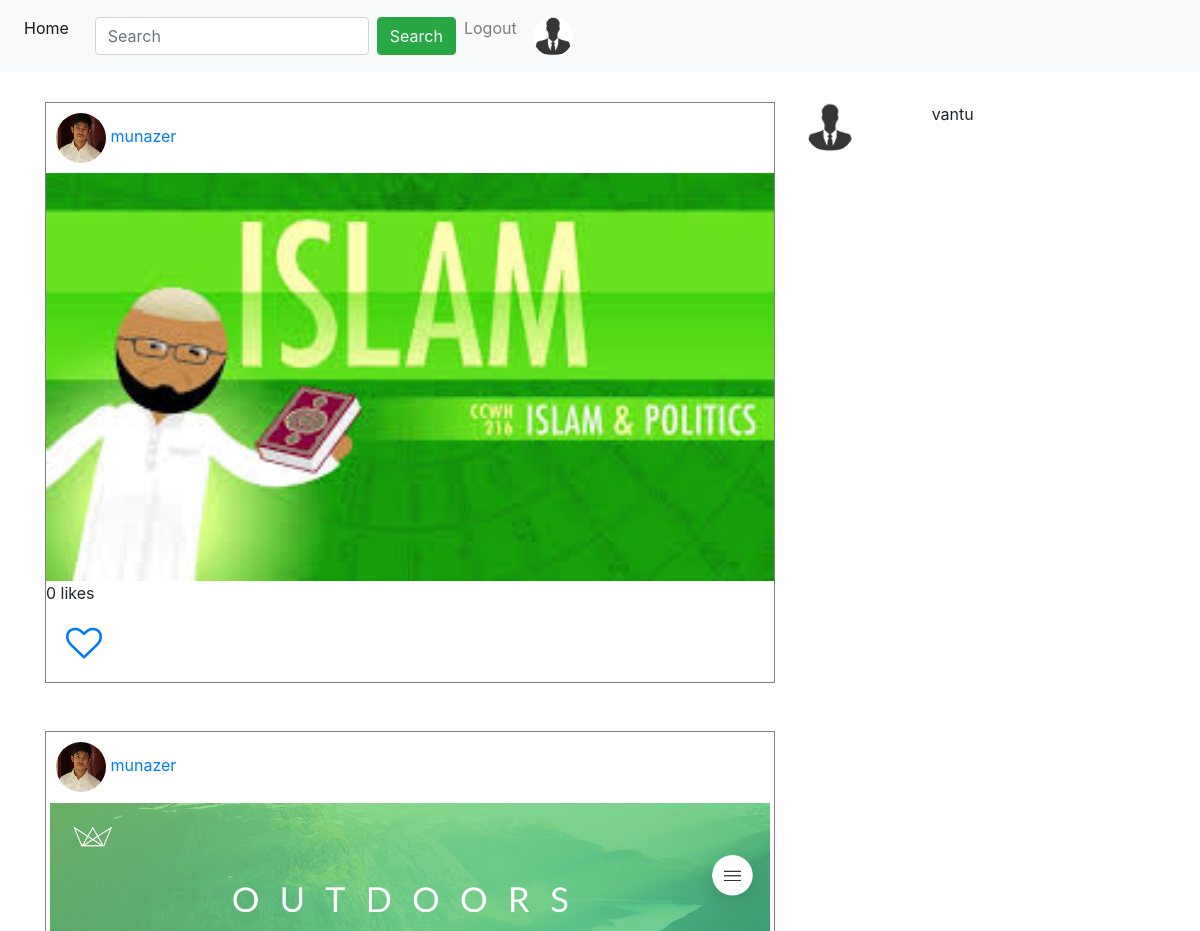
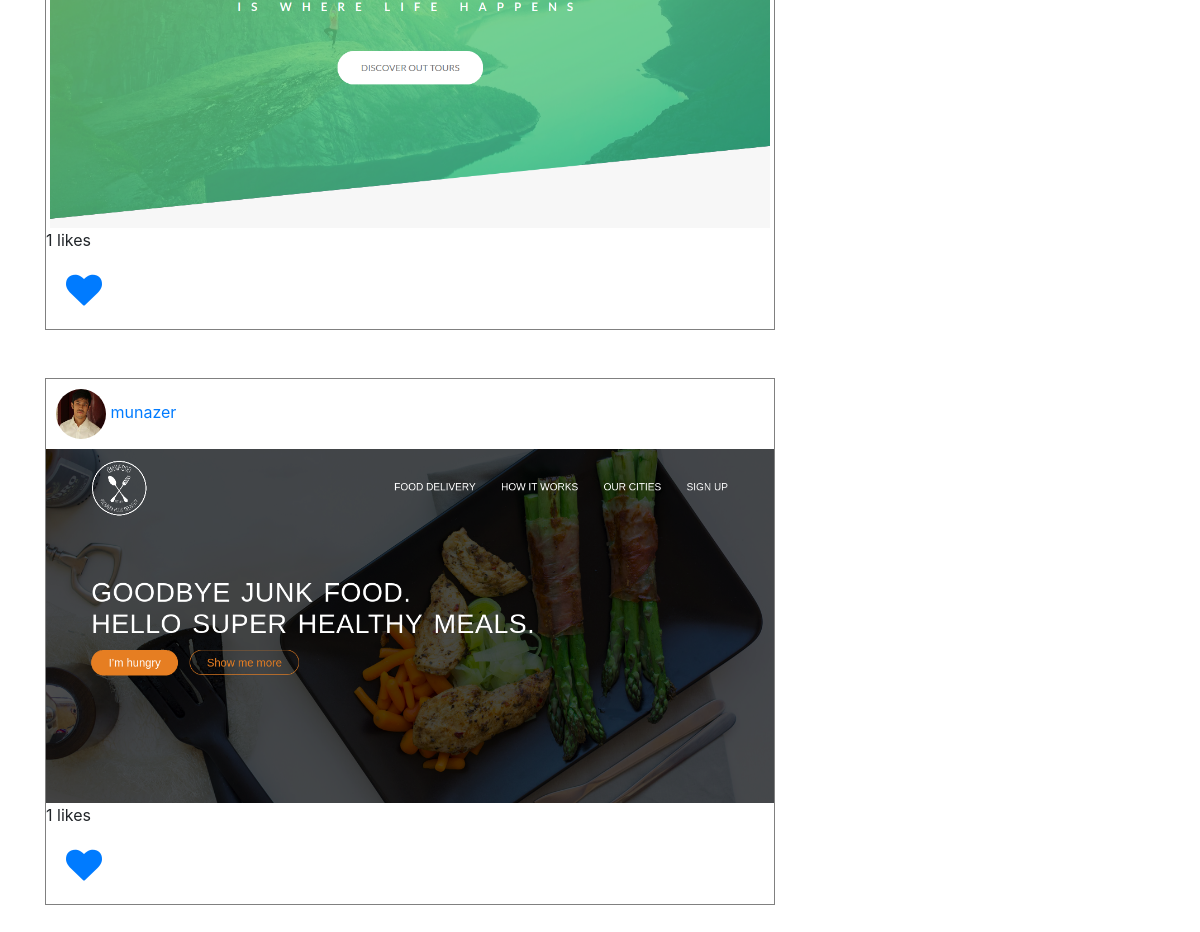
The app's page /post/ (signed in) with its own data (2 pictures, top to bottom).
### App_Posts/models.py (models this page shows)
class Post(models.Model):
    author = models.ForeignKey(User, on_delete=models.CASCADE, related_name='post')
    image = models.ImageField(upload_to='post_images')
    caption = models.CharField(max_length=264, blank=True)
    upload_date = models.DateTimeField(auto_now_add=True)
    upload_date = models.DateTimeField(auto_now=True)
    class Meta:
        ordering = ['-upload_date', ]

### App_Login/models.py (models this page shows)
class UserProfile(models.Model):
    user = models.OneToOneField(User, on_delete=models.CASCADE, related_name='user_profile')
    profile_pic = models.ImageField(upload_to='profile_pics')
    description = models.TextField(blank=True)
    full_name = models.CharField(max_length=264, blank=True)
    dob = models.DateField(blank=True, null=True)
    website = models.URLField(blank=True)
    facebook = models.URLField(blank=True)

### App_Posts/views.py (the view)
# urls.py: path("", views.home, name='home'),
@login_required
def home(request):
    following_list = Follow.objects.filter(follower=request.user)
    posts = Post.objects.filter(author__in=following_list.values_list('following'))   # posts <- upload date
    liked_post = Like.objects.filter(user=request.user)
    liked_post_list = liked_post.values_list('post', flat=True)
    if request.method == 'GET':
        search = request.GET.get('search', '')
        result = User.objects.filter(username__icontains=search)
    return render(request, 'App_Posts/home.html', context={'title': 'home', 'search': search, 'result': result,
                                                           'posts': posts, 'liked_post_list':liked_post_list})

### templates/App_Posts/home.html (shortened to what this page needs)
{% extends 'navbar.html' %}
{% load crispy_forms_tags %}
{% block body_block %}
{% if search %}
  {% for user in result %}
     <div class="row">
       <div class="col-sm-2">
         {% if user.user_profile.profile_pic %}
              <img src="/media/{{ user.user_profile.profile_pic }}"width="50px" height="50px" class="rounded-circle">
         {% else %}
              <img src="/media/def_img.jpeg/"width="50px" height="50px" class="rounded-circle">
         {% endif %}
       </div>
       <div class="col-sm-10">
         <a href="{% url 'App_Login:user' username=user.username %}">{{user.username}}</a>
         <br>
         {{user.user_profile.full_name}}
       </div>
     </div>
  {% endfor %}
  <br>
{% else %}
<div class="row">
    <div class="col-sm-8">
        {% for post in posts %}
        <div style="border: 1px solid #808080;">
           <div style="padding: 10px">
               {% if post.author.user_profile.profile_pic %}
                  <img src="/media/{{ post.author.user_profile.profile_pic }}"width="50px" height="50px" class="rounded-circle">
               {% else %}
                  <img src="/media/def_img.jpeg/"width="50px" height="50px" class="rounded-circle">
               {% endif %}
               <a href="{% url 'App_Login:user' username=post.author %}">{{post.author}}</a>
           </div>
           <img src="/media/{{post.image}}" width="100%">
            {{ post.liked_post.count }} likes <br>
            <div style="padding:20px">
                {% if post.pk in liked_post_list %}
                    <a href="{% url 'App_Posts:unliked' pk=post.pk %}"> <i class="fa fa-heart" style="font-size:36px"></i></a>
                {% else %}
                    <a href="{% url 'App_Posts:liked' pk=post.pk %}"><i class="fa fa-heart-o" style="font-size:36px"></i></a>
                {% endif %}
            </div>
        </div>
        <br>
        <br>
        {% endfor %}
    </div>
    <div class="col-sm-4">
        <div class="row">
            <div class="col-sm-4">
                {% if user.user_profile.profile_pic %}
                   <img src="/media/{{ user.user_profile.profile_pic }}"width="50px" height="50px" class="rounded-circle">
                {% else %}
                   <img src="/media/def_img.jpeg/"width="50px" height="50px" class="rounded-circle">
                {% endif %}
            </div>
            <div class="col-sm-8">
                {{user.username}}
                <br>
            </div>
        </div>
    </div>
</div>
{% endif %}
{% endblock %}

### templates/navbar.html (shortened to what this page needs)
<!DOCTYPE html>
<html lang="en" dir="ltr">
  <head>
      <link rel="stylesheet" href="https://maxcdn.bootstrapcdn.com/bootstrap/4.0.0/css/bootstrap.min.css">
      <link rel="stylesheet" href="https://cdnjs.cloudflare.com/ajax/libs/font-awesome/4.7.0/css/font-awesome.min.css">
  </head>
  <body>
     <nav class="navbar navbar-expand-sm bg-light navbar-light">
         <ul class="navbar-nav">
             <li class="nav-item active">
                 <a class="nav-link" href="{% url 'App_Posts:home' %}">Home</a>
             </li>
             <form class="form-inline" method="GET">
                  <input class="form-control mr-sm-2" type="text" name="search" placeholder="Search">
                  <button class="btn btn-success" type="submit">Search</button>
             </form>
             <li class="nav-item">
                 <a class="nav-link" href="{% url 'App_Login:logout' %}">Logout</a>
             </li>
             <li class="nav-item">
                 {% if user.user_profile.profile_pic %}
                     <a class="nav-link" href="{% url 'App_Login:profile' %}"><img src="/media/{{ user.user_profile.profile_pic }}"
                                                       width="40px" height="40px" class="rounded-circle"></a>
                 {% else %}
                     <a class="nav-link" href="{% url 'App_Login:profile' %}"><img src="/media/def_img.jpeg/"
                                                       width="40px" height="40px" class="rounded-circle"></a>
                 {% endif %}
             </li>
         </ul>
     </nav>
     <div class="container" style="padding-top:30px">
         {% block body_block %} {% endblock %}
     </div>
  </body>
</html>

### records on screen
Post: author.user_profile.profile_pic (picture), author "munazer", image (picture), liked_post.count "0"
Post: author.user_profile.profile_pic (picture), author "munazer", image (picture), liked_post.count "1"
Post: author.user_profile.profile_pic (picture), author "munazer", image (picture), liked_post.count "1"

### other values on screen
{{ user.username }} "vantu"
